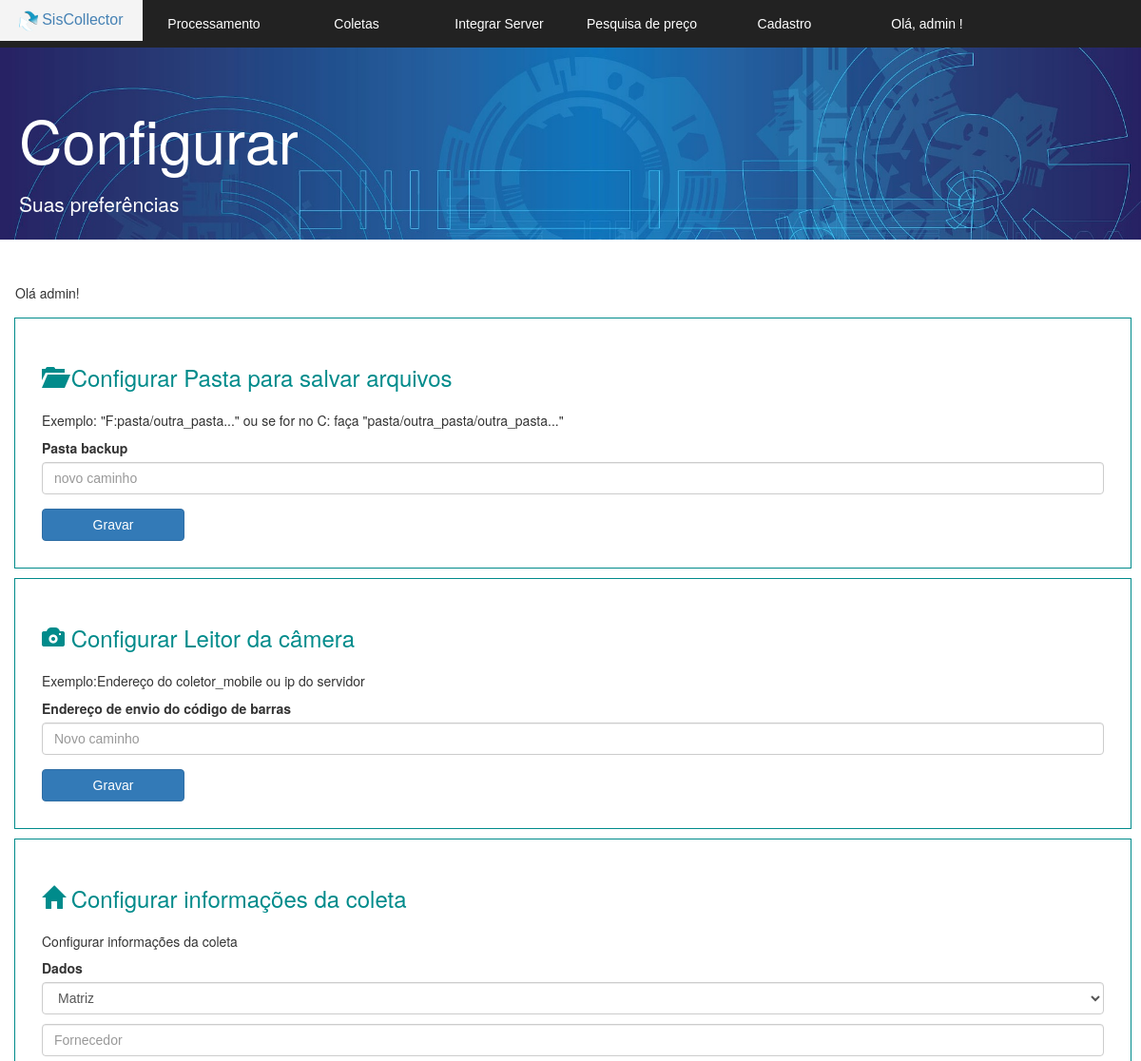
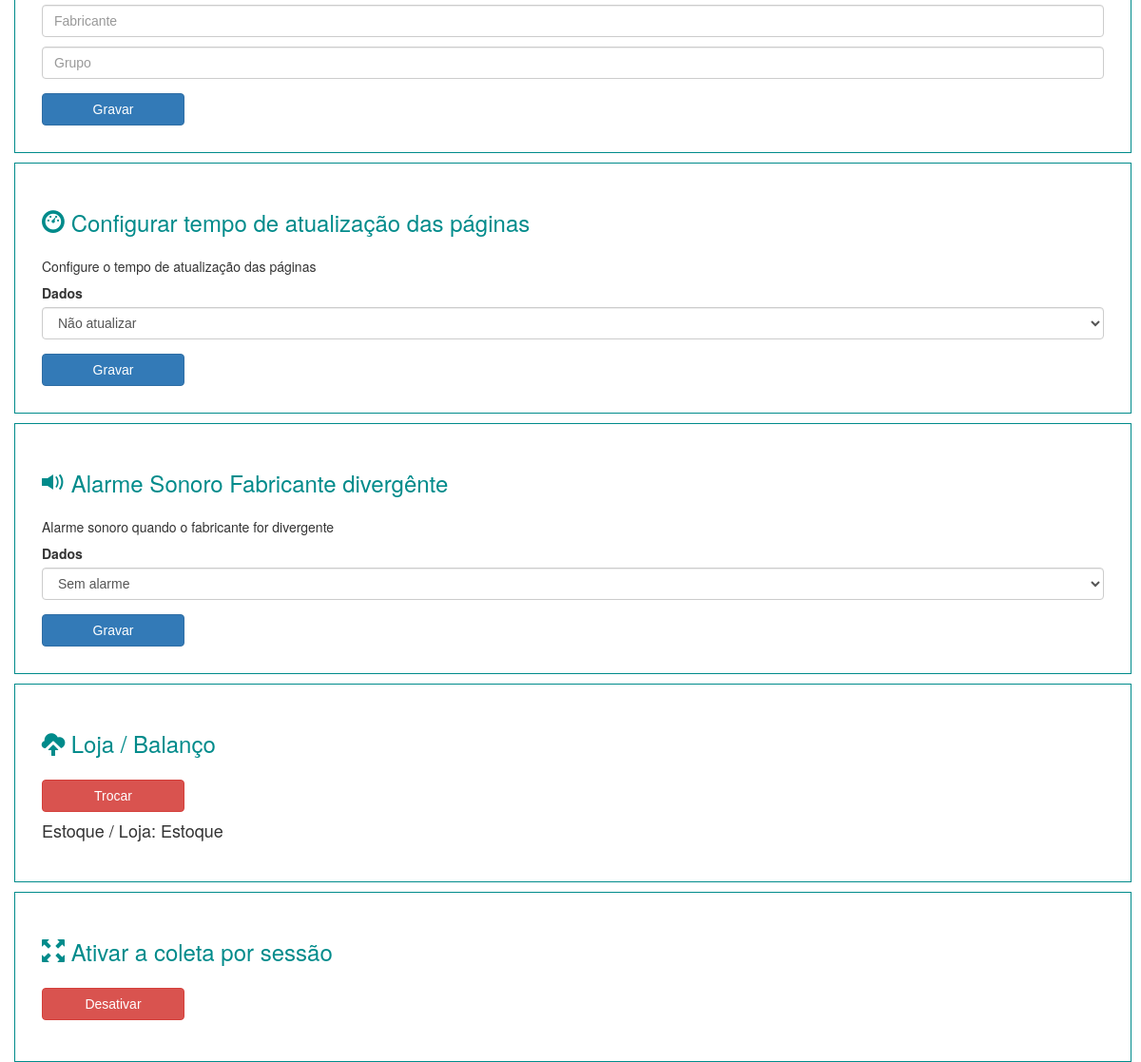
/coletor/v_configuracao.php (signed in), run on an earlier commit of the app's database (2 pictures, top to bottom).
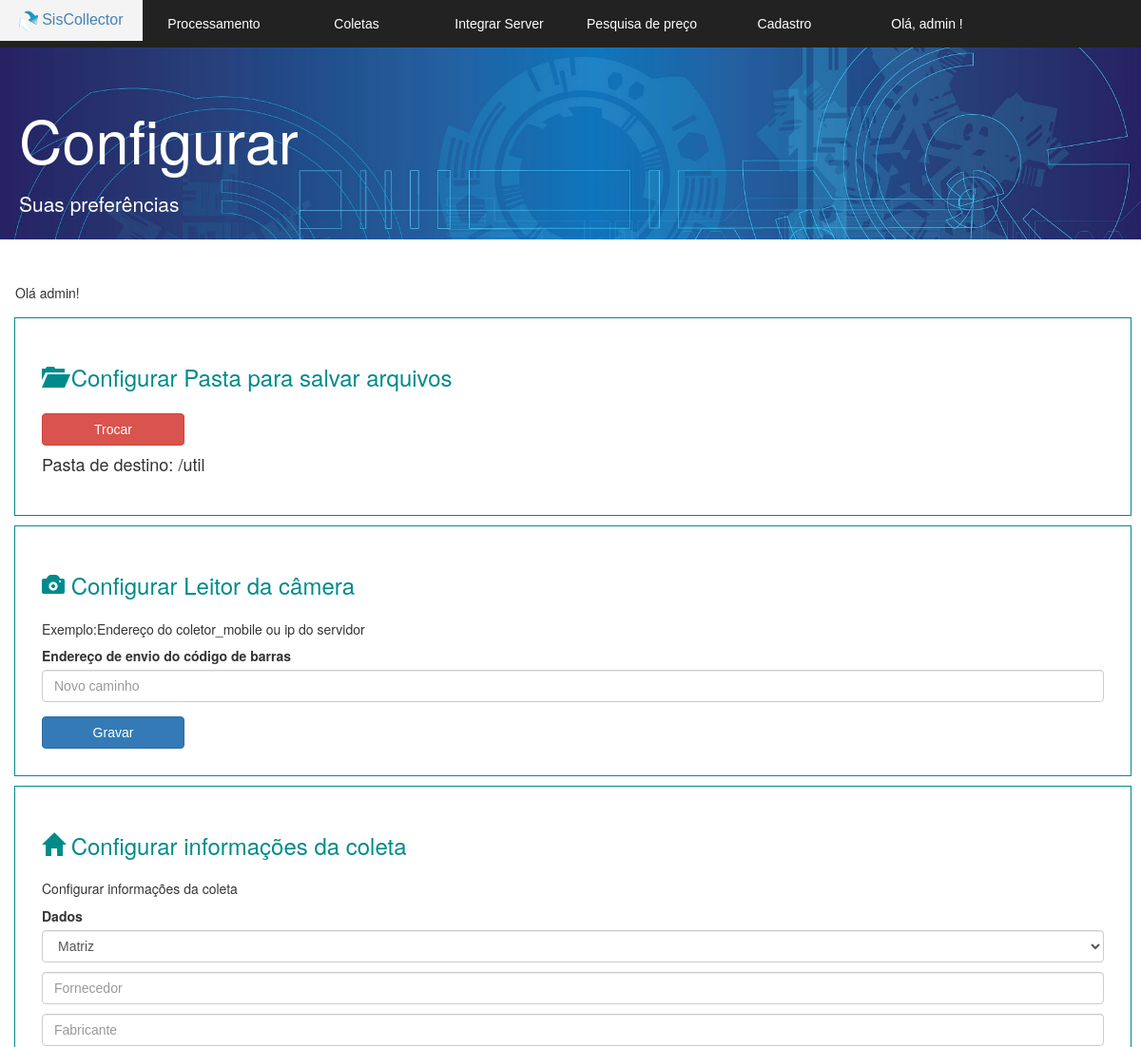
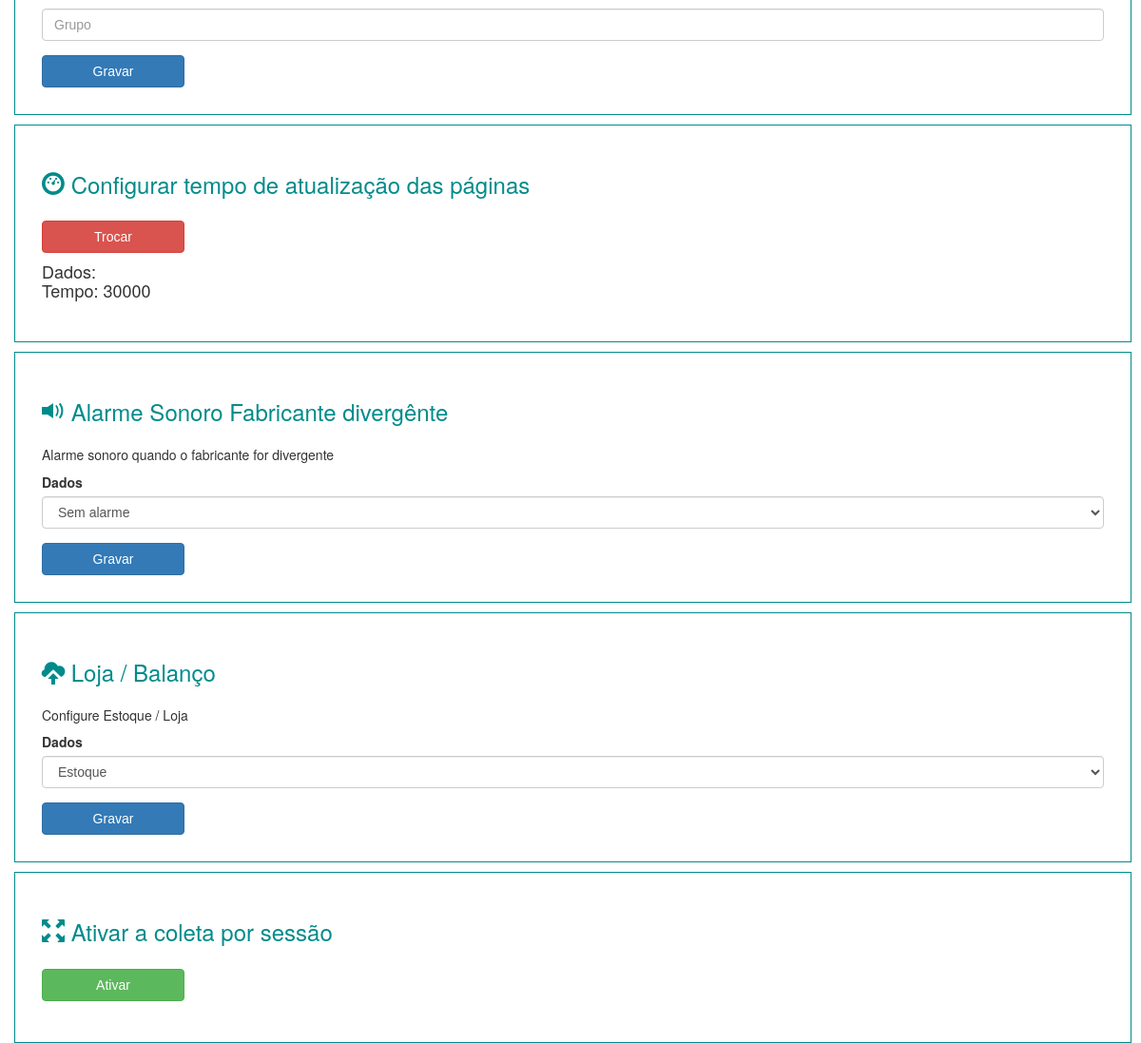
And on a later commit of the database (2 pictures, top to bottom).
### tables this page shows
CREATE TABLE IF NOT EXISTS `config` (
  `id` int(11) NOT NULL AUTO_INCREMENT,
  `arquivo` text DEFAULT NULL,
  `conf` int(3) DEFAULT NULL,
  `camera` varchar(255) DEFAULT NULL,
  `tempo` int(10) DEFAULT NULL,
  `diferenca` int(5) DEFAULT 0,
  `estoque_loja` int(2) DEFAULT 0,
  `sessao` int(11) DEFAULT 0,
  `vendas_sim` int(2) DEFAULT 0,
  PRIMARY KEY (`id`)
);

### coletor/v_configuracao.php (the view, shortened to what the changed rows need)
<!DOCTYPE html>
<html>
   <head>
      <link href="bootstrap/css/bootstrap.min.css" rel="stylesheet">
      <link rel="stylesheet" href="css.css">
      <link rel="stylesheet" href="normalize.css">
   </head>
   <body>
      <section id="principal">
         <?php require 'v_cabecalho.php'; ?>
         <section class="corpo">
            <div class="jumbotron jumbotron-fluid">
               <div class="container">
                  <h1 class="display-4">Configurar</h1>
               </div>
            </div>
            <section class="form">
               <form method="post" action="arquivos_banco/cadastrar_destino.php">
                  <fieldset class="area_fieldset">
                     <h3>
                        <span class="glyphicon glyphicon-folder-open" aria-hidden="true"></span>
                        Configurar Pasta para salvar arquivos
                     </h3>
                     <div class="form-group">
                        <?php
                           $listagem = mysqli_query($conexao,  "SELECT COUNT(id)  FROM config where conf = '1'");
                           $conta = $listagem->fetch_row();
                           $contagem = $conta;
                           if ($contagem[0] != 1) {
                           	?>
                        <h5> Exemplo: "F:pasta/outra_pasta..." ou se for no C: faça "pasta/outra_pasta/outra_pasta..." </h5>
                        <label for="exampleInputEmail1">Pasta backup</label>
                        <input type="text" class="form-control" id="exampleInputEmail1" name="destino" aria-describedby="emailHelp" placeholder="novo caminho" required="" autofocus="">
                     </div>
                     <button type="submit" class="btn btn-primary">Gravar</button>
                  </fieldset>
                  <?php } else {
                     $listagem = mysqli_query($conexao,  "SELECT COUNT(id), arquivo  FROM config where conf = '1'");
                     while($linha = mysqli_fetch_array($listagem)) {
                     	$escrever_destino = $linha["arquivo"];
                     	?>
                  <button type="button" class="btn btn-danger" ><a href="arquivos_banco/excluir_destino.php">Trocar</a></button>
                  <p>
                     <?php echo "<h4> Pasta de destino: $escrever_destino </h4>"; ?>
                  </p>
                  <?php	} }	?>
               </form>
            </section>
            <p>
            <p>
            <section class="form">
               <form method="post" action="arquivos_banco/tempo_atualizacao.php">
                  <fieldset class="area_fieldset">
                     <h3>
                        <span class="glyphicon glyphicon-dashboard" aria-hidden="true"></span>
                        Configurar tempo de atualização das páginas
                     </h3>
                     <div class="form-group">
                        <?php
                           $listagem = mysqli_query($conexao, "SELECT count(tempo), tempo  FROM config where tempo > 1 limit 1");
                           $con = $listagem->fetch_row();
                           $contar = $con;
                           if ($contar[0] != 1) {
                           ?>
                        <h5> Configure o tempo de atualização das páginas </h5>
                        <label for="exampleInputEmail1">Dados</label>
                        <p>
                           <select class="form-control" name="tempo" >
                              <option value="p000"> Não atualizar </option>
                           </select>
                     </div>
                     <button type="submit" class="btn btn-primary">Gravar</button>
                  </fieldset>
                  <?php } else {
                     $listagem = mysqli_query($conexao, "SELECT max(tempo) as tempo  FROM config limit 1");
                     while($linha = mysqli_fetch_array($listagem)) {
                     	$tempo = $linha["tempo"];
                     	?>
                  <button type="button" class="btn btn-danger" ><a href="arquivos_banco/excluir_tempo.php">Trocar</a></button>
                  <p>
                     <?php echo "<h4> Dados:<br> Tempo: $tempo</h4>"; ?>
                  </p>
                  <?php
                     }
                     }
                     ?>
               </form>
            </section>
            <p>
            <p>
            <section class="form">
               <form method="post" action="arquivos_banco/estoque_loja.php">
                  <fieldset class="area_fieldset">
                     <h3>
                        <span class="glyphicon glyphicon-cloud-upload" aria-hidden="true"></span>
                        Loja / Balanço
                     </h3>
                     <div class="form-group">
                        <?php
                           $listagem = mysqli_query($conexao, "SELECT count(estoque_loja)  FROM config where conf = 15 and estoque_loja < 3 limit 1");
                           $co = $listagem->fetch_row();
                           $contar_estoque = $co;
                           if ($contar_estoque[0] != 1) {
                           ?>
                        <h5> Configure Estoque / Loja </h5>
                        <label for="exampleInputEmail1">Dados</label>
                        <p>
                           <select class="form-control" name="tempo" >
                              <option value="1"> Estoque </option>
                           </select>
                     </div>
                     <button type="submit" class="btn btn-primary">Gravar</button>
                  </fieldset>
                  <?php } else {
                     ?>
                  <button type="button" class="btn btn-danger" ><a href="arquivos_banco/excluir_estoque_loja.php">Trocar</a></button>
                  <?php
                     $li = mysqli_query($conexao, "SELECT estoque_loja  FROM config where estoque_loja > 0 limit 1");
                     while($linha = mysqli_fetch_array($li)) {
                     $estoque = $linha["estoque_loja"];
                     if ($estoque == 1) {
                     $estoque1 = "Estoque";
                     }else{
                     $estoque1 = "Loja";
                     }
                     ?>
                  <?php echo "<h4> Estoque / Loja: $estoque1</h4>"; ?>
                  <?php
                     }
                     }
                     ?>
               </form>
            </section>
            <p>
            <section class="form">
               <?php
                  $sessao_contar = mysqli_query($conexao,  "SELECT COUNT(sessao) as sessao  FROM config WHERE sessao > 0");
                  $sessao = $sessao_contar->fetch_row();
                  if ($sessao[0] < 1 ) {
                  ?>
               <fieldset class="area_fieldset">
               <h3>
                  <span class="glyphicon glyphicon-fullscreen" aria-hidden="true"></span>
                  Ativar a coleta por sessão
               </h3>
               <p>
                  <a href="arquivos_banco/ativar_sessao.php">
                  <button type="button" class="btn btn-success">Ativar</button>
                  </a>
               </p>
               <?php   }else {    ?>
               <fieldset class="area_fieldset">
                  <h3>
                     <span class="glyphicon glyphicon-fullscreen" aria-hidden="true"></span>
                     Ativar a coleta por sessão
                  </h3>
                  <p>
                     <a href="arquivos_banco/desativar_sessao.php">
                     <button type="button" class="btn btn-danger">Desativar</button>
                     </a>
                  </p>
                     <?php   }    ?>
               </fieldset>
            </section>
         </section>
      </section>
   </body>
</html>

What changed in the data, as far as the page shows it:
removed config: estoque_loja "Estoque"
Also different on the page:
form field tempo: (not shown) → "Estoque"
form field tempo: "Não atualizar" → (not shown)
new list line: "Trocar Pasta de destino: /util"
new list line: "Trocar Dados: Tempo: 30000"
text no longer shown: "Exemplo: \"F:pasta/outra_pasta...\" ou se for no C: faça \"pasta/outra_pasta/outra_pasta...\" Pasta backup Configure o tempo de atualização das páginas Trocar Desativar"
text now shown: "Configure Estoque / Loja Ativar"
